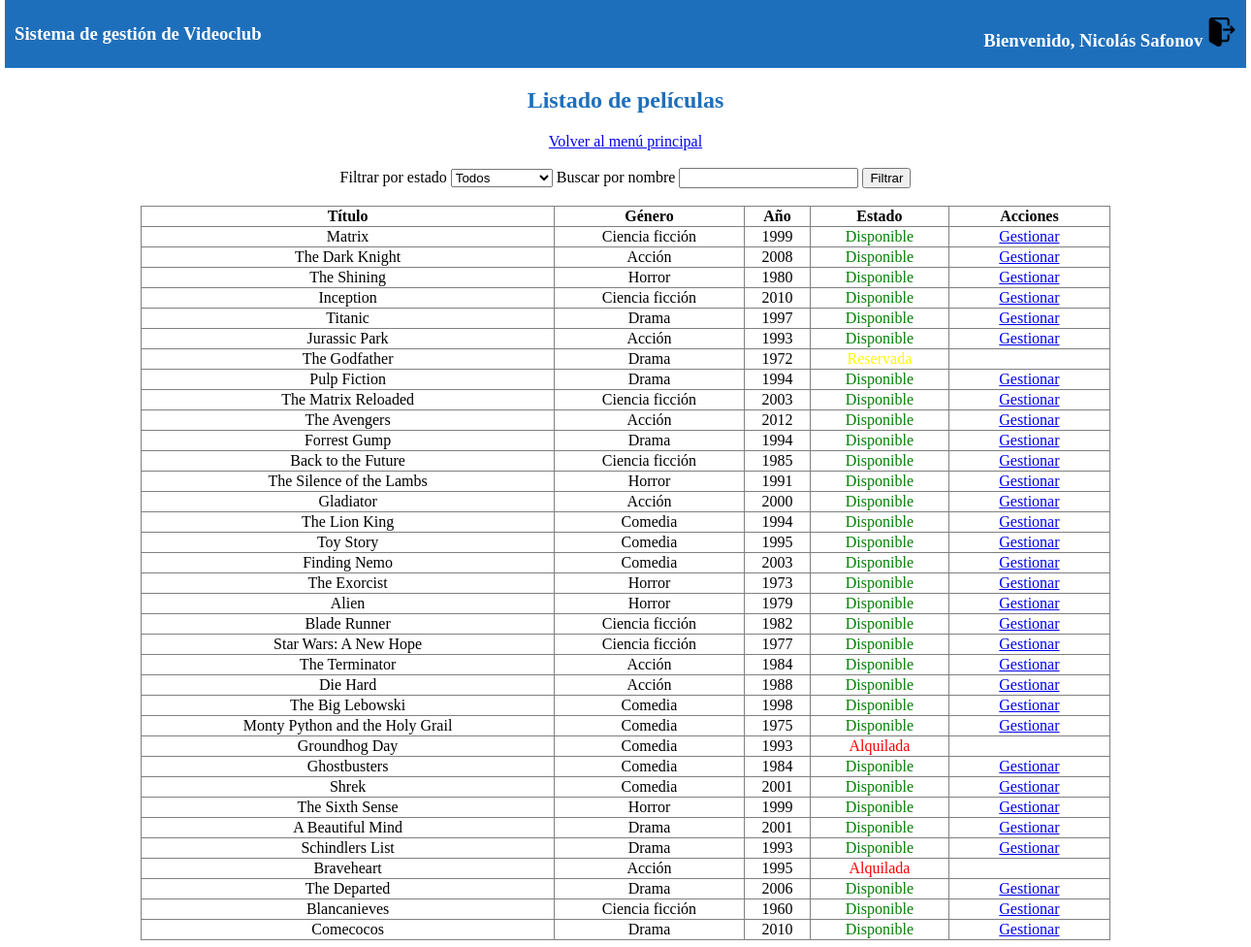
Screenshot of /vista/listado.php (signed in) with the database file from the repository.
### tables this page shows
CREATE TABLE `peliculas` (
  `id` int(11) NOT NULL,
  `titulo` varchar(150) NOT NULL,
  `genero_id` int(11) NOT NULL,
  `anio` year(4) NOT NULL,
  `estado_id` int(11) NOT NULL
);

CREATE TABLE `generos` (
  `id` int(11) NOT NULL,
  `nombre` varchar(50) NOT NULL
);

CREATE TABLE `estadospeliculas` (
  `id` int(11) NOT NULL,
  `nombre` varchar(50) NOT NULL
);

### vista/listado.php (the view, shortened to what this page needs)
<!DOCTYPE html>
<html lang="en">
<head>
    <link rel="stylesheet" href="style.css">
</head>
<body>
    <header>
        <h3>Sistema de gestión de Videoclub</h3>
        <h3><?php echo "Bienvenido, ".$_SESSION["nombre"]." ";?> <a href="login.php"><img src="logout.png" alt="Cerrar sesión" title="Cerrar sesión"></a></h3>
    </header>
    <main>
    <?php
    if($_SESSION["rol"] == 2){
        echo "<h2>Listado de películas</h2>";
        echo "<a href='panelControl.php'>Volver al menú principal</a><br><br>";
        echo "<form action='listado.php' method='get'>
        <label for='estado'>Filtrar por estado</label>
        <select name='estado'>
        <option value=''>Todos</option>
        <option value='1'>Disponible</option>
        <option value='2'>Reservado</option>
        <option value='3'>Alquilado</option>
        <option value='4'>No Disponible</option>
        </select>
        <label for='nombre'>Buscar por nombre</label>
        <input type='text' name='nombre'>
        <input type='submit' value='Filtrar'><br><br>
        </form>
        ";
        echo "<table border='1'>";
        echo "<tr>";
        echo "<th>Título</th>";
        echo "<th>Género</th>";
        echo "<th>Año</th>";
        echo "<th>Estado</th>";
        echo "<th>Acciones</th>";
        echo "</tr>";
        $base = mysqli_connect("127.0.0.1", "root", "", "videoclub");
        if(isset($_GET["nombre"]) && $_GET["nombre"]!= ""){
            $consulta = "SELECT p.id as id, p.titulo, p.anio, g.nombre AS genero, e.id as id_estado, e.nombre as estado from peliculas p JOIN generos g ON g.id = p.genero_id JOIN estadospeliculas e ON e.id = p.estado_id WHERE p.titulo LIKE '%$_GET[nombre]%'";
        }else if(isset($_GET["estado"]) && $_GET["estado"]!= ""){
            $consulta = "SELECT p.id as id, p.titulo, p.anio, g.nombre AS genero, e.id as id_estado, e.nombre as estado from peliculas p JOIN generos g ON g.id = p.genero_id JOIN estadospeliculas e ON e.id = p.estado_id WHERE p.estado_id = '$_GET[estado]'";
        }else{
            $consulta = "SELECT p.id as id, p.titulo, p.anio, g.nombre AS genero, e.id as id_estado, e.nombre as estado from peliculas p JOIN generos g ON g.id = p.genero_id JOIN estadospeliculas e ON e.id = p.estado_id";
        }
        $resultado =  mysqli_query($base, $consulta);
        while($row = mysqli_fetch_assoc($resultado)){
            echo "<tr>";
            echo "<td>$row[titulo]</td>";
            echo "<td>$row[genero]</td>";
            echo "<td>$row[anio]</td>";
            switch($row["id_estado"]){
                case 1:
                    echo "<td style='color:green'>$row[estado]</td>";
                    break;
                case 2:
                    echo "<td style='color:yellow'>$row[estado]</td>";
                    break;
                case 3:
                    echo "<td style='color:red'>$row[estado]</td>";
                    break;
            }
            if($row["id_estado"] == 1){
            echo "<td><a href='gestionar.php?id=$row[id]'>Gestionar</a></td>";
            }else{
            echo "<td></td>";
            }
            echo "</tr>";
        }
    }else{
        header("Location: login.php");
    }
    ?>
    </main>
</body>
</html>

### vista/style.css (style rules this page uses)
body { width: 1280px; margin: auto; align-items: center; justify-content: center; }
main { text-align: center; }
main h2 { color: rgb(30, 111, 187); }
header { display: flex; background-color: rgb(30, 111, 187); height: 50px; color:white; justify-content: space-between; align-items: center; padding: 10px; }
img { height: 30px; width: 30px; }
table { width: 1000px; margin: auto; border-collapse: collapse; }
main a { padding: 10px; }

### rows the page displays
peliculas: titulo "Matrix", genero.nombre "Ciencia ficción", anio "1999", estado.nombre "Disponible"
peliculas: titulo "The Dark Knight", genero.nombre "Acción", anio "2008", estado.nombre "Disponible"
peliculas: titulo "The Shining", genero.nombre "Horror", anio "1980", estado.nombre "Disponible"
peliculas: titulo "Inception", genero.nombre "Ciencia ficción", anio "2010", estado.nombre "Disponible"
peliculas: titulo "Titanic", genero.nombre "Drama", anio "1997", estado.nombre "Disponible"
peliculas: titulo "Jurassic Park", genero.nombre "Acción", anio "1993", estado.nombre "Disponible"
peliculas: titulo "The Godfather", genero.nombre "Drama", anio "1972", estado.nombre "Reservada"
peliculas: titulo "Pulp Fiction", genero.nombre "Drama", anio "1994", estado.nombre "Disponible"
peliculas: titulo "The Matrix Reloaded", genero.nombre "Ciencia ficción", anio "2003", estado.nombre "Disponible"
peliculas: titulo "The Avengers", genero.nombre "Acción", anio "2012", estado.nombre "Disponible"
peliculas: titulo "Forrest Gump", genero.nombre "Drama", anio "1994", estado.nombre "Disponible"
peliculas: titulo "Back to the Future", genero.nombre "Ciencia ficción", anio "1985", estado.nombre "Disponible"
peliculas: titulo "The Silence of the Lambs", genero.nombre "Horror", anio "1991", estado.nombre "Disponible"
peliculas: titulo "Gladiator", genero.nombre "Acción", anio "2000", estado.nombre "Disponible"
peliculas: titulo "The Lion King", genero.nombre "Comedia", anio "1994", estado.nombre "Disponible"
peliculas: titulo "Toy Story", genero.nombre "Comedia", anio "1995", estado.nombre "Disponible"
peliculas: titulo "Finding Nemo", genero.nombre "Comedia", anio "2003", estado.nombre "Disponible"
peliculas: titulo "The Exorcist", genero.nombre "Horror", anio "1973", estado.nombre "Disponible"
peliculas: titulo "Alien", genero.nombre "Horror", anio "1979", estado.nombre "Disponible"
peliculas: titulo "Blade Runner", genero.nombre "Ciencia ficción", anio "1982", estado.nombre "Disponible"
peliculas: titulo "Star Wars: A New Hope", genero.nombre "Ciencia ficción", anio "1977", estado.nombre "Disponible"
peliculas: titulo "The Terminator", genero.nombre "Acción", anio "1984", estado.nombre "Disponible"
peliculas: titulo "Die Hard", genero.nombre "Acción", anio "1988", estado.nombre "Disponible"
peliculas: titulo "The Big Lebowski", genero.nombre "Comedia", anio "1998", estado.nombre "Disponible"
peliculas: titulo "Monty Python and the Holy Grail", genero.nombre "Comedia", anio "1975", estado.nombre "Disponible"
peliculas: titulo "Groundhog Day", genero.nombre "Comedia", anio "1993", estado.nombre "Alquilada"
peliculas: titulo "Ghostbusters", genero.nombre "Comedia", anio "1984", estado.nombre "Disponible"
peliculas: titulo "Shrek", genero.nombre "Comedia", anio "2001", estado.nombre "Disponible"
peliculas: titulo "The Sixth Sense", genero.nombre "Horror", anio "1999", estado.nombre "Disponible"
peliculas: titulo "A Beautiful Mind", genero.nombre "Drama", anio "2001", estado.nombre "Disponible"
peliculas: titulo "Schindlers List", genero.nombre "Drama", anio "1993", estado.nombre "Disponible"
peliculas: titulo "Braveheart", genero.nombre "Acción", anio "1995", estado.nombre "Alquilada"
peliculas: titulo "The Departed", genero.nombre "Drama", anio "2006", estado.nombre "Disponible"
peliculas: titulo "Blancanieves", genero.nombre "Ciencia ficción", anio "1960", estado.nombre "Disponible"
peliculas: titulo "Comecocos", genero.nombre "Drama", anio "2010", estado.nombre "Disponible"

### other values shown
$_SESSION["nombre"] "Nicolás Safonov"
